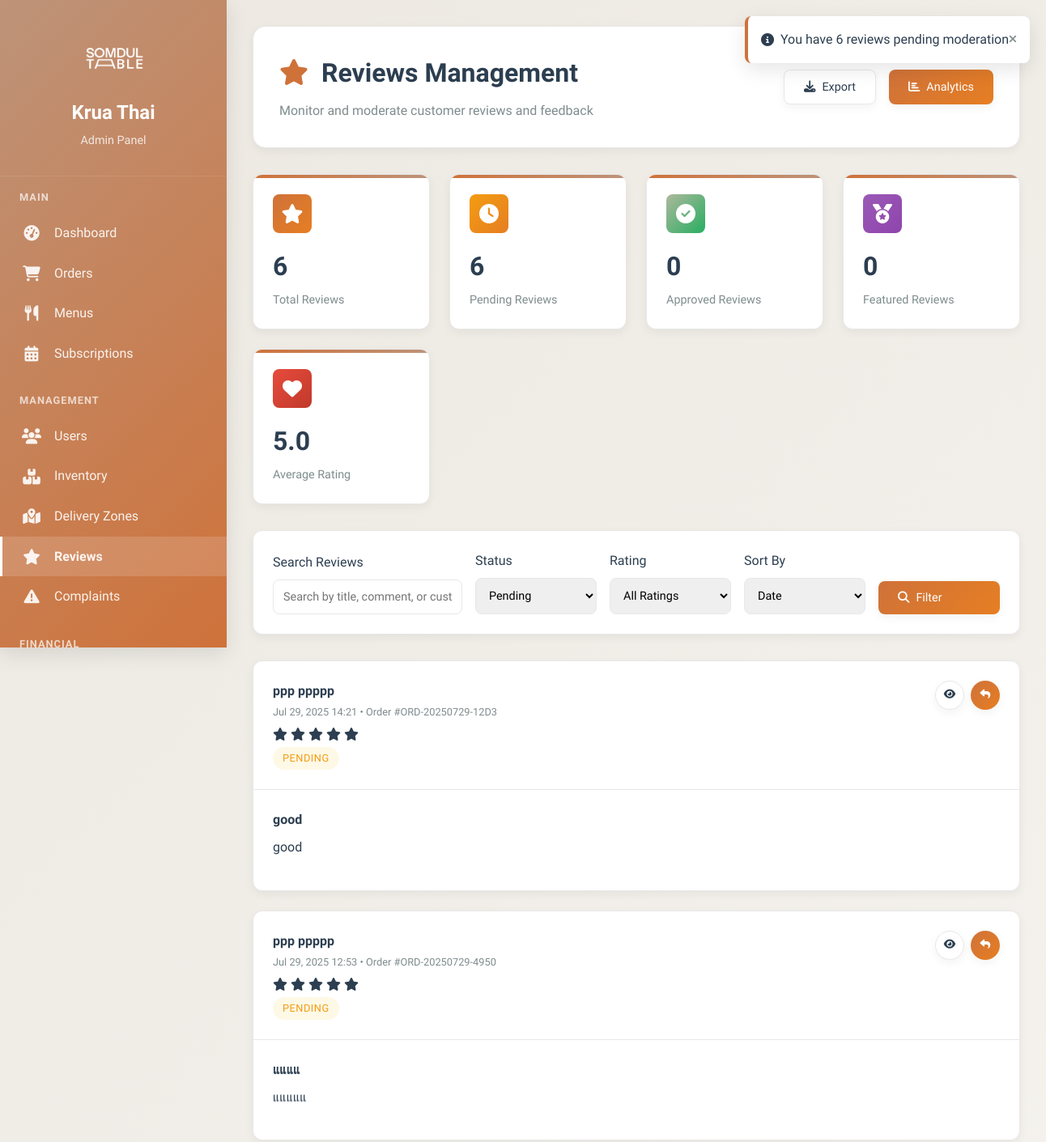
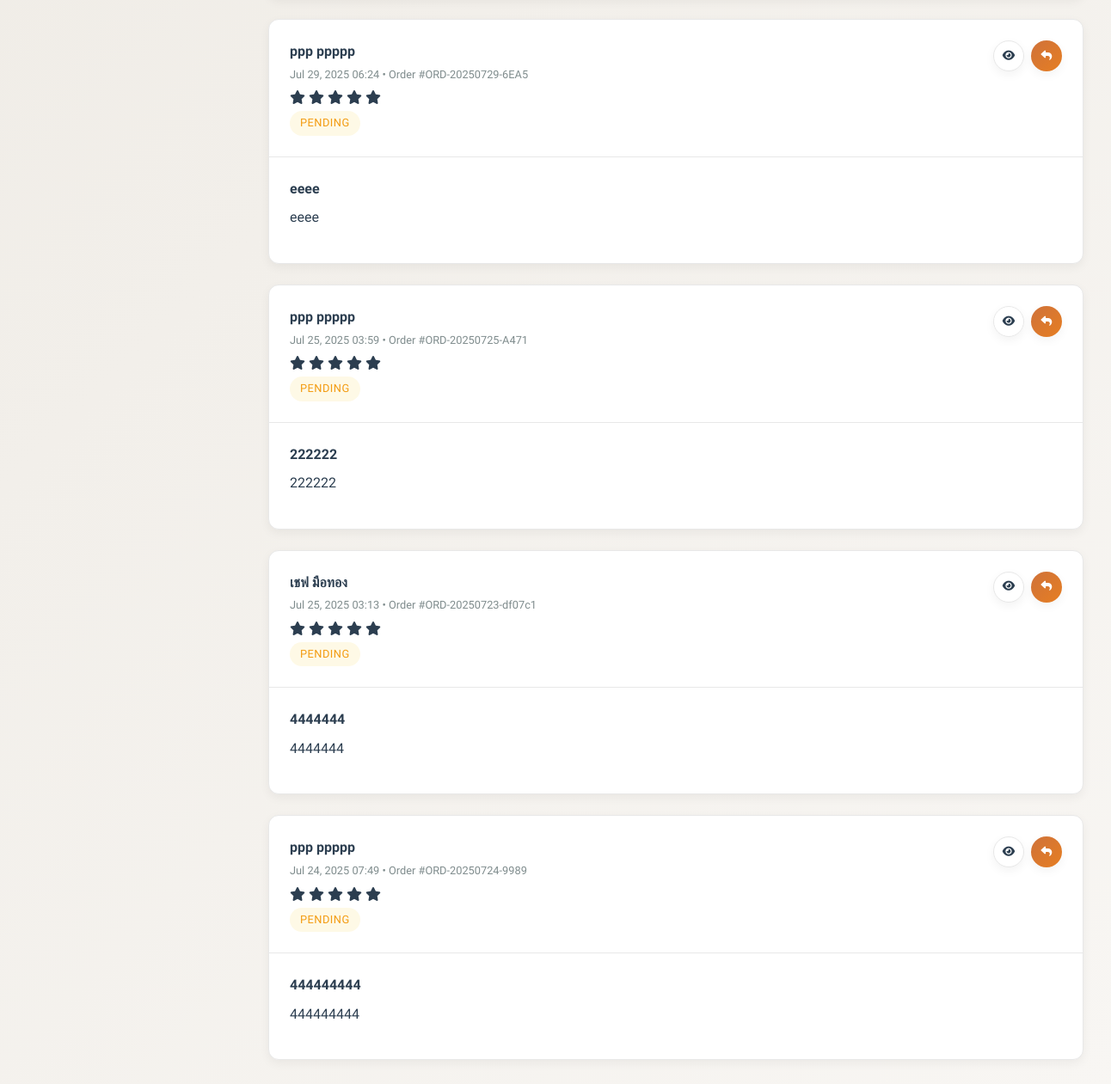
/KruaThai/admin/reviews.php?status=pending (signed in), run on the app's committed database (2 pictures, top to bottom).
### tables this page shows
CREATE TABLE `reviews` (
  `id` char(36) NOT NULL,
  `order_id` char(36) NOT NULL,
  `user_id` char(36) NOT NULL,
  `menu_id` char(36) DEFAULT NULL,
  `overall_rating` tinyint(4) NOT NULL,
  `food_quality_rating` tinyint(4) DEFAULT NULL,
  `delivery_rating` tinyint(4) DEFAULT NULL,
  `packaging_rating` tinyint(4) DEFAULT NULL,
  `title` varchar(200) DEFAULT NULL,
  `comment` text,
  `pros` text,
  `cons` text,
  `would_recommend` tinyint(1) DEFAULT NULL,
  `photos` longtext,
  `admin_response` text,
  `admin_response_at` timestamp NULL DEFAULT NULL,
  `admin_response_by` char(36) DEFAULT NULL,
  `is_verified` tinyint(1) DEFAULT '0',
  `is_featured` tinyint(1) DEFAULT '0',
  `is_public` tinyint(1) DEFAULT '1',
  `moderation_status` enum('pending','approved','rejected') DEFAULT 'pending',
  `created_at` timestamp NOT NULL DEFAULT CURRENT_TIMESTAMP,
  `updated_at` timestamp NOT NULL DEFAULT CURRENT_TIMESTAMP ON UPDATE CURRENT_TIMESTAMP
);

CREATE TABLE `orders` (
  `id` char(36) NOT NULL,
  `order_number` varchar(20) NOT NULL,
  `subscription_id` char(36) NOT NULL,
  `user_id` char(36) NOT NULL,
  `delivery_date` date NOT NULL,
  `delivery_time_slot` enum('09:00-12:00','12:00-15:00','15:00-18:00','18:00-21:00') DEFAULT NULL,
  `delivery_address` text NOT NULL,
  `delivery_instructions` text,
  `status` enum('pending','confirmed','preparing','ready','out_for_delivery','delivered','cancelled') DEFAULT 'pending',
  `kitchen_status` enum('not_started','in_progress','completed') DEFAULT 'not_started',
  `assigned_rider_id` char(36) DEFAULT NULL,
  `pickup_time` timestamp NULL DEFAULT NULL,
  `delivery_confirmation_method` enum('photo','signature','customer_present','left_at_door') DEFAULT 'customer_present',
  `delivery_photo_url` varchar(500) DEFAULT NULL,
  `delivery_signature_url` varchar(500) DEFAULT NULL,
  `delivered_at` timestamp NULL DEFAULT NULL,
  `total_items` int(11) DEFAULT '0',
  `estimated_prep_time` int(11) DEFAULT '30',
  `special_notes` text,
  `created_at` timestamp NOT NULL DEFAULT CURRENT_TIMESTAMP,
  `updated_at` timestamp NOT NULL DEFAULT CURRENT_TIMESTAMP ON UPDATE CURRENT_TIMESTAMP
);

### KruaThai/admin/reviews.php (the view, shortened to what this page needs)
<?php
require_once '../config/database.php';
try {
    $statusFilter = $_GET['status'] ?? '';
    $search = $_GET['search'] ?? '';
    $sortBy = $_GET['sort'] ?? 'created_at';
    $whereConditions = ['1=1'];
    $params = [];
    if ($statusFilter) {
        $whereConditions[] = 'r.moderation_status = ?';
        $params[] = $statusFilter;
    }
    $whereClause = implode(' AND ', $whereConditions);
    $stmt = $pdo->prepare("
        SELECT r.*,
               CONCAT(u.first_name, ' ', u.last_name) as customer_name,
               u.email as customer_email,
               m.name as menu_name,
               o.order_number
        FROM reviews r
        JOIN users u ON r.user_id = u.id
        LEFT JOIN menus m ON r.menu_id = m.id
        LEFT JOIN orders o ON r.order_id = o.id
        WHERE $whereClause
        ORDER BY r.$sortBy DESC
        LIMIT 50
    ");
    $stmt->execute($params);
    $reviews = $stmt->fetchAll(PDO::FETCH_ASSOC);
    $stmt = $pdo->prepare("
        SELECT
            COUNT(*) as total_reviews,
            SUM(CASE WHEN moderation_status = 'pending' THEN 1 ELSE 0 END) as pending_reviews,
            SUM(CASE WHEN moderation_status = 'approved' THEN 1 ELSE 0 END) as approved_reviews,
            SUM(CASE WHEN is_featured = 1 THEN 1 ELSE 0 END) as featured_reviews,
            AVG(overall_rating) as avg_rating
        FROM reviews
    ");
    $stmt->execute();
    $stats = $stmt->fetch(PDO::FETCH_ASSOC);
} catch (Exception $e) {
    $reviews = [];
    $stats = ['total_reviews' => 0, 'pending_reviews' => 0, 'approved_reviews' => 0, 'featured_reviews' => 0, 'avg_rating' => 0];
    error_log("Reviews error: " . $e->getMessage());
}
?>
<!DOCTYPE html>
<html lang="th">
<head>
    <link href="https://cdnjs.cloudflare.com/ajax/libs/font-awesome/6.4.0/css/all.min.css" rel="stylesheet">
</head>
<body>
    <div class="admin-layout">
        <div class="sidebar" id="sidebar">
            <div class="sidebar-header">
                <div class="logo">
                    <img src="../assets/image/LOGO_White Trans.png"
                         alt="Krua Thai Logo"
                         class="logo-image"
                         loading="lazy">
                </div>
                <div class="sidebar-title">Krua Thai</div>
                <div class="sidebar-subtitle">Admin Panel</div>
            </div>
            <nav class="sidebar-nav">
                <div class="nav-section">
                    <div class="nav-section-title">Main</div>
                    <a href="dashboard.php" class="nav-item">
                        <i class="nav-icon fas fa-tachometer-alt"></i>
                        <span>Dashboard</span>
                    </a>
                    <a href="orders.php" class="nav-item">
                        <i class="nav-icon fas fa-shopping-cart"></i>
                        <span>Orders</span>
                    </a>
                    <a href="menus.php" class="nav-item">
                        <i class="nav-icon fas fa-utensils"></i>
                        <span>Menus</span>
                    </a>
                    <a href="subscriptions.php" class="nav-item">
                        <i class="nav-icon fas fa-calendar-alt"></i>
                        <span>Subscriptions</span>
                    </a>
                </div>
                <div class="nav-section">
                    <div class="nav-section-title">Management</div>
                    <a href="users.php" class="nav-item">
                        <i class="nav-icon fas fa-users"></i>
                        <span>Users</span>
                    </a>
                    <a href="inventory.php" class="nav-item">
                        <i class="nav-icon fas fa-boxes"></i>
                        <span>Inventory</span>
                    </a>
                    <a href="delivery-zones.php" class="nav-item">
                        <i class="nav-icon fas fa-map-marked-alt"></i>
                        <span>Delivery Zones</span>
                    </a>
                    <a href="reviews.php" class="nav-item active">
                        <i class="nav-icon fas fa-star"></i>
                        <span>Reviews</span>
                    </a>
                    <a href="complaints.php" class="nav-item">
                        <i class="nav-icon fas fa-exclamation-triangle"></i>
                        <span>Complaints</span>
                    </a>
                </div>
                <div class="nav-section">
                    <div class="nav-section-title">Financial</div>
                </div>
            </nav>
        </div>
        <div class="main-content">
            <div class="page-header">
                <div class="header-content">
                    <div>
                        <h1 class="page-title">
                            <i class="fas fa-star" style="margin-right: 0.5rem; color: var(--curry);"></i>
                            Reviews Management
                        </h1>
                        <p class="page-subtitle">Monitor and moderate customer reviews and feedback</p>
                    </div>
                    <div class="header-actions">
                        <button class="btn btn-secondary" onclick="exportReviews()">
                            <i class="fas fa-download"></i>
                            Export
                        </button>
                        <button class="btn btn-primary" onclick="showAnalytics()">
                            <i class="fas fa-chart-bar"></i>
                            Analytics
                        </button>
                    </div>
                </div>
            </div>
            <div class="stats-grid">
                <div class="stat-card">
                    <div class="stat-header">
                        <div class="stat-icon" style="background: linear-gradient(135deg, var(--curry), #e67e22);">
                            <i class="fas fa-star"></i>
                        </div>
                    </div>
                    <div class="stat-value"><?= number_format($stats['total_reviews']) ?></div>
                    <div class="stat-label">Total Reviews</div>
                </div>
                <div class="stat-card">
                    <div class="stat-header">
                        <div class="stat-icon" style="background: linear-gradient(135deg, #f39c12, #e67e22);">
                            <i class="fas fa-clock"></i>
                        </div>
                    </div>
                    <div class="stat-value"><?= number_format($stats['pending_reviews']) ?></div>
                    <div class="stat-label">Pending Reviews</div>
                </div>
                <div class="stat-card">
                    <div class="stat-header">
                        <div class="stat-icon" style="background: linear-gradient(135deg, var(--sage), #27ae60);">
                            <i class="fas fa-check-circle"></i>
                        </div>
                    </div>
                    <div class="stat-value"><?= number_format($stats['approved_reviews']) ?></div>
                    <div class="stat-label">Approved Reviews</div>
                </div>
                <div class="stat-card">
                    <div class="stat-header">
                        <div class="stat-icon" style="background: linear-gradient(135deg, #9b59b6, #8e44ad);">
                            <i class="fas fa-medal"></i>
                        </div>
                    </div>
                    <div class="stat-value"><?= number_format($stats['featured_reviews']) ?></div>
                    <div class="stat-label">Featured Reviews</div>
                </div>
                <div class="stat-card">
                    <div class="stat-header">
                        <div class="stat-icon" style="background: linear-gradient(135deg, #e74c3c, #c0392b);">
                            <i class="fas fa-heart"></i>
                        </div>
                    </div>
                    <div class="stat-value"><?= number_format($stats['avg_rating'], 1) ?></div>
                    <div class="stat-label">Average Rating</div>
                </div>
            </div>
            <div class="filters-section">
                <form method="GET" id="filtersForm">
                    <div class="filters-row">
                        <div class="form-group">
                            <label class="form-label">Search Reviews</label>
                            <input type="text"
                                   name="search"
                                   class="form-control"
                                   placeholder="Search by title, comment, or customer..."
                                   value="<?= htmlspecialchars($search) ?>">
                        </div>
                        <div class="form-group">
                            <label class="form-label">Status</label>
                            <select name="status" class="form-control">
                                <option value="pending" <?= $statusFilter === 'pending' ? 'selected' : '' ?>>Pending</option>
                            </select>
                        </div>
                        <div class="form-group">
                            <label class="form-label">Rating</label>
                            <select name="rating" class="form-control">
                                <option value="">All Ratings</option>
                            </select>
                        </div>
                        <div class="form-group">
                            <label class="form-label">Sort By</label>
                            <select name="sort" class="form-control">
                                <option value="created_at" <?= $sortBy === 'created_at' ? 'selected' : '' ?>>Date</option>
                            </select>
                        </div>
                        <div class="form-group">
                            <button type="submit" class="btn btn-primary">
                                <i class="fas fa-search"></i>
                                Filter
                            </button>
                        </div>
                    </div>
                </form>
            </div>
            <div class="reviews-grid">
                <?php if (!empty($reviews)): ?>
                    <?php foreach ($reviews as $review): ?>
                    <div class="review-card" data-id="<?= $review['id'] ?>">
                        <div class="review-header">
                            <div class="review-meta">
                                <div class="review-customer"><?= htmlspecialchars($review['customer_name']) ?></div>
                                <div class="review-date">
                                    <?= date('M d, Y H:i', strtotime($review['created_at'])) ?>
                                    <?php if ($review['order_number']): ?>
                                        • Order #<?= htmlspecialchars($review['order_number']) ?>
                                    <?php endif; ?>
                                </div>
                                <div class="stars">
                                    <?php for ($i = 1; $i <= 5; $i++): ?>
                                        <i class="fas fa-star <?= $i <= $review['overall_rating'] ? '' : 'empty' ?>"></i>
                                    <?php endfor; ?>
                                </div>
                                <div style="display: flex; gap: 0.5rem; margin-top: 0.5rem;">
                                    <span class="status-badge status-<?= $review['moderation_status'] ?>">
                                        <?= ucfirst($review['moderation_status']) ?>
                                    </span>
                                </div>
                            </div>
                            <div class="review-actions">
                                <button class="btn btn-icon btn-secondary btn-sm"
                                        onclick="viewReview('<?= $review['id'] ?>')"
                                        title="View Details">
                                    <i class="fas fa-eye"></i>
                                </button>
                                <button class="btn btn-icon btn-primary btn-sm"
                                        onclick="respondToReview('<?= $review['id'] ?>')"
                                        title="Respond">
                                    <i class="fas fa-reply"></i>
                                </button>
                            </div>
                        </div>
                        <div class="review-body">
                            <?php if ($review['title']): ?>
                                <div class="review-title"><?= htmlspecialchars($review['title']) ?></div>
                            <?php endif; ?>
                            <div class="review-content">
                                <?= nl2br(htmlspecialchars($review['comment'])) ?>
                            </div>
                        </div>
                    </div>
                    <?php endforeach; ?>
                <?php endif; ?>
            </div>
        </div>
    </div>
    <div class="toast-container" id="toastContainer"></div>
</body>
</html>

### data on the page
reviews: customer_name "ppp ppppp", created_at "Jul 29, 2025 14:21", order.order_number "ORD-20250729-12D3", overall_rating 5 (drawn), moderation_status "PENDING", title "good", comment "good"
reviews: customer_name "ppp ppppp", created_at "Jul 29, 2025 12:53", order.order_number "ORD-20250729-4950", overall_rating 5 (drawn), moderation_status "PENDING", title "แแแแ", comment "แแแแแ"
reviews: customer_name "ppp ppppp", created_at "Jul 29, 2025 06:24", order.order_number "ORD-20250729-6EA5", overall_rating 5 (drawn), moderation_status "PENDING", title "eeee", comment "eeee"
reviews: customer_name "ppp ppppp", created_at "Jul 25, 2025 03:59", order.order_number "ORD-20250725-A471", overall_rating 5 (drawn), moderation_status "PENDING", title "222222", comment "222222"
reviews: customer_name "เชฟ มือทอง", created_at "Jul 25, 2025 03:13", order.order_number "ORD-20250723-df07c1", overall_rating 5 (drawn), moderation_status "PENDING", title "4444444", comment "4444444"
reviews: customer_name "ppp ppppp", created_at "Jul 24, 2025 07:49", order.order_number "ORD-20250724-9989", overall_rating 5 (drawn), moderation_status "PENDING", title "444444444", comment "444444444"

### other printed values
$stats['total_reviews'] "6"
$stats['pending_reviews'] "6"
$stats['approved_reviews'] "0"
$stats['featured_reviews'] "0"
$stats['avg_rating'] "5.0"
